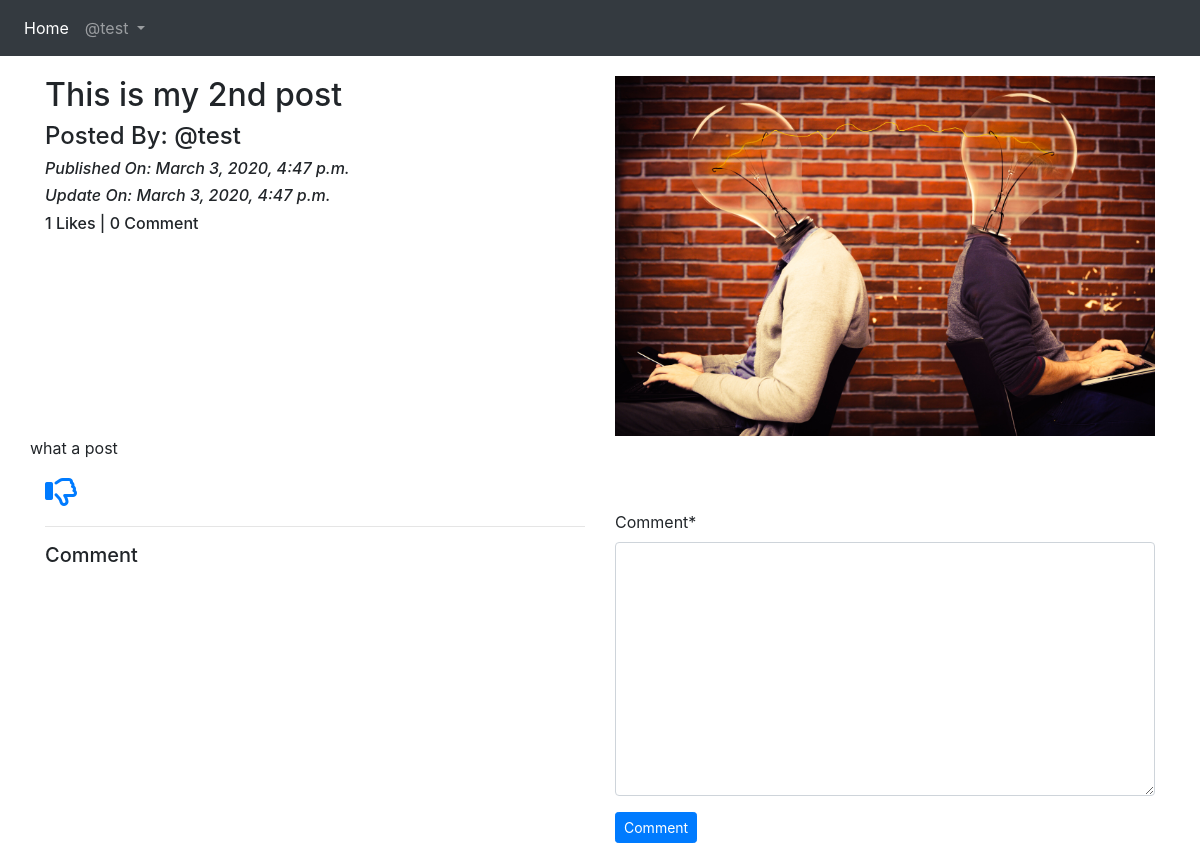
The app's page /blog/details/This-is-my-2nd-post-8f6efd4b-dc4e-43fd-be6b-1c5db1ba4dd4 (signed in) with its own data.
### App_blog/models.py (models this page shows, shortened)
class Blog(models.Model):
    author = models.ForeignKey(User, on_delete=models.CASCADE, related_name='post_author')
    blog_title = models.CharField(max_length=264, verbose_name='Put a Title')
    slug = models.SlugField(max_length=264, unique=True)
    blog_content = models.TextField(verbose_name='What is on Your Mind??')
    blog_image = models.ImageField(upload_to='blog_image', verbose_name="Image")
    publish_date = models.DateTimeField(auto_now_add=True)
    update_date = models.DateTimeField(auto_now=True)
    class Meta:
        ordering = ['-publish_date']

### App_blog/views.py (the view, shortened to what this page needs)
# urls.py: path('details/<slug:slug>', views.blog_details, name='blog_details'),
@login_required
def blog_details(request, slug):
    blog = Blog.objects.get(slug=slug)
    comment_form = CommentForm()
    already_liked = Likes.objects.filter(blog=blog, user=request.user)
    if already_liked:
        liked= True
    else:
        liked = False
    return render(request, 'App_Blog/blog_details.html',
                  context={'blog': blog, 'comment_form': comment_form, 'liked': liked, })

### App_blog/forms.py
class CommentForm(forms.ModelForm):
    class Meta:
        model = Comment
        fields = ('comment',)

### templates/App_Blog/blog_details.html (shortened to what this page needs)
{% extends 'base.html' %}
{% load crispy_forms_tags %}
{% block body_block %}
<div class="row">
    <div class="col-sm-6">
        <h2>{{blog.blog_title}}</h2>
        <h4>Posted By: @{{blog.author}}</h4>
        <i><h6>Published On: {{blog.publish_date}}</h6></i>
        <i><h6>Update On: {{blog.update_date}}</h6></i>
        <h6>{{blog.liked_blog.count}} Likes | {{blog.blog_comment.count}} Comment</h6>
    </div>
    <div class="col-sm-6">
        <img alt="" src="/media/{{blog.blog_image}}" width="100%">
    </div>
    <p>
        {{blog.blog_content|linebreaks}}
    </p>
</div>
{% if not liked %}
   <a href="{% url 'App_Blog:liked_post' pk=blog.pk %}">
        <i class="fa fa-thumbs-o-up fa-2x" aria-hidden="true"></i>
    </a>
{% else %}
<a href="{% url 'App_Blog:unliked_post' pk=blog.pk %}">
        <i class="fa fa-thumbs-o-down fa-2x" aria-hidden="true"></i>
    </a>
{% endif %}
<div class="row">
    <div class="col-sm-6">
        <hr>
        <h5>Comment</h5>
    </div>
    <div class="col-sm-6">
        <form method='POST'>
            {{ comment_form|crispy }}
            <button class="btn btn-primary btn-sm" type="submit">Comment</button>
        </form>
    </div>
</div>
{% endblock %}

### templates/base.html (shortened to what this page needs)
<!doctype html>
<html lang="en">
<head>
    <link href="https://maxcdn.bootstrapcdn.com/bootstrap/4.0.0/css/bootstrap.min.css"
 rel="stylesheet">
    <link rel="stylesheet" href="https://stackpath.bootstrapcdn.com/font-awesome/4.7.0/css/font-awesome.min.css">
</head>
<body>
<nav class="navbar navbar-expand-sm navbar-dark bg-dark">
    <ul class="navbar-nav">
        <li class="nav-item active">
            <a class="nav-link" href="{% url 'index' %}">Home</a>
        </li>
        {% if user.is_authenticated %}
        <div class="nav-item dropdown">
            <a class="nav-link dropdown-toggle" data-toggle="dropdown" href="#" id="navbardrop">
                @{{user.username}}
            </a>
        </div>
        {% endif %}
    </ul>
</nav>
<div class="container" style="padding-top:20px">
    {% block body_block %}
    {% endblock %}
</div>
</body>
</html>

### records on screen
Blog: blog_title "This is my 2nd post", author "test", publish_date "March 3, 2020, 4:47 p.m.", update_date "March 3, 2020, 4:47 p.m.", liked_blog.count "1", blog_comment.count "0", blog_image (picture), blog_content "what a post"

### other values on screen
{{ user.username }} "test"
